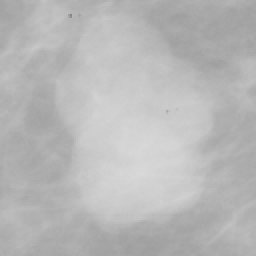
#> input picture Computer Vision/original.png, 128 x 128 px (shown 2 times larger)
$ python speckle_noise.py
#> lines starting #> are read from the running program, lines starting #| are printed output that depends on the picture
# -*- coding: utf-8 -*-
"""
Created on Mon Oct 26 10:52:43 2020

@author: emnas
"""
import numpy as np
import random
import cv2 as cv
import matplotlib.pyplot as plt

img = cv.imread('original.png',0)
#> img is the input picture: shape (128, 128); min 134, max 217, mean 183.9
r,c = img.shape
#> r = 128; c = 128
speckle_noise = np.random.normal(0,1,img.shape)
speckle_noise= speckle_noise.astype(np.uint8)
noisy_img =  img + img * speckle_noise
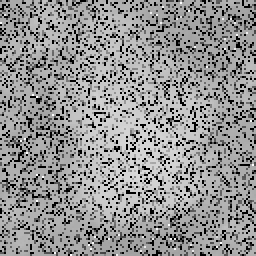
#> noisy_img: shape (128, 128) (shown 2 times larger); min 0, max 254, mean 145
noisy_img = noisy_img.astype(np.uint8)
cv.imshow('Speckle',noisy_img)
cv.waitKey(0)
cv.destroyAllWindows()
